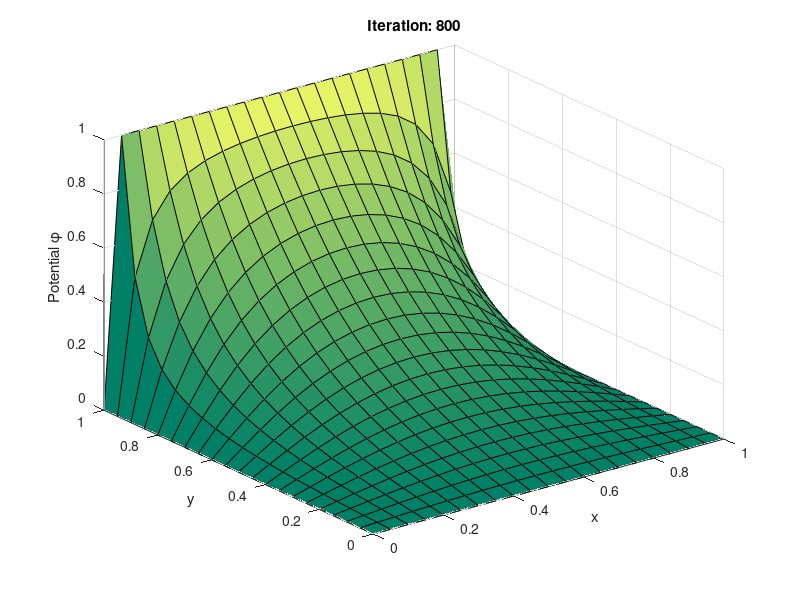
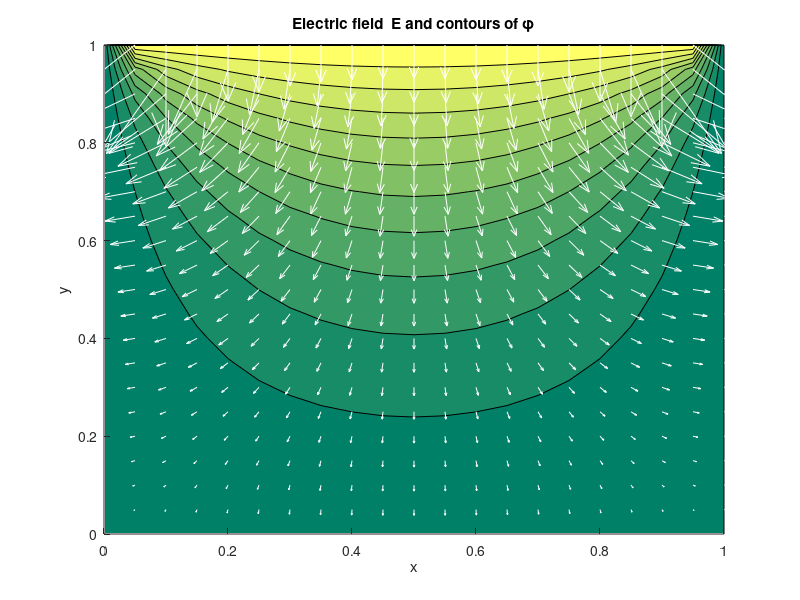
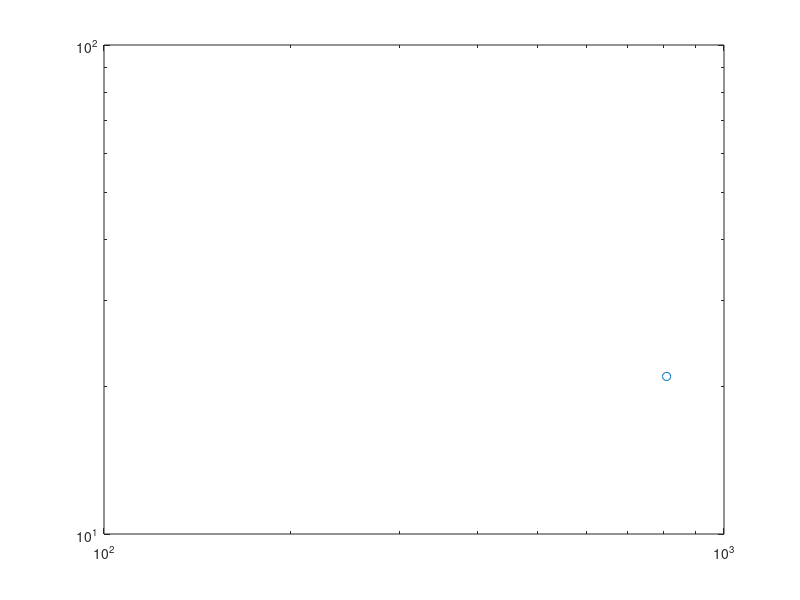

These charts were generated, in order, by the following MATLAB code:
% laplace_jacobi.m
% Solve the Laplace equation with Dirichlet BCs using Jacobi 
% relaxation

% Clear memory and show only a few digits
clear all; format short; clf;

% Parameters
h=0.1;         % Spatial step
max_iter=1e+4;  % Maximum number of iterations
min_diff=1e-6;  % Convergence criterion
skip=10;        % Only plot every skip iterations


hvals=[0.05];
itern=length(hvals);

for n=1:itern;
    h=hvals(n);
    
    x=0:h:1; y=x;
    L=length(x);
    
    % Initial phi
%phi_new=0.2*ones(L);
phi_new=rand(L);

% Impose BCs
phi_new(2:L-1,L)=1;
phi_new(:,1)=0;
phi_new(1,:)=0;
phi_new(L,:)=0;

%phi_new=rand(L);

% Relaxation loop
figure(1);
colormap(summer);
for iter=1:max_iter
    
  phi=phi_new;
  
  % Loop over interior points and update. Note the boundary
  % values are preserved.
  for j=2:L-1
    for l=2:L-1
      phi_new(j,l)=0.25*(phi(j-1,l)+phi(j+1,l)+ ...
                           phi(j,l-1)+phi(j,l+1));
    end
  end

  % Plot updated solution
  if rem(iter,skip) == 0
    surfc(x,y,phi_new');
    %shading interp;
    xlabel('x');
    ylabel('y');
    zlabel('Potential \phi');
    title(['Iteration: ',num2str(iter)]);   
    drawnow;
  end
  
  % Break if change is suitably small
  diff=max(abs(phi_new-phi));
  if (diff < min_diff) 
    disp('Relaxation converged...');
    break;
  end
end


    
    figure(3);
    Lvals(n)=L;
    itervals(n)=iter;
    loglog(itervals,Lvals,'o');
    
    n=n+1;

end

% Display number of iterations
disp(['Number of iterations: ',num2str(iter)]);

% Determine the electric field by differencing. Note MATLAB's
% perverse identification of the first index in a matrix with
% y, wherever a functional dependence z=z(x,y) is implied.
[Ey, Ex]=gradient(phi,h);
Ex=-Ex; Ey=-Ey;

% Plot also the electric field 
figure(2); clf reset;
hold on;
contourf(x,y,phi');
scale=10;
colormap(summer);
quiver(x,y,Ex',Ey',scale,'w');
xlabel('x');
ylabel('y');
title('Electric field {\bf E} and contours of \phi');
hold off;
